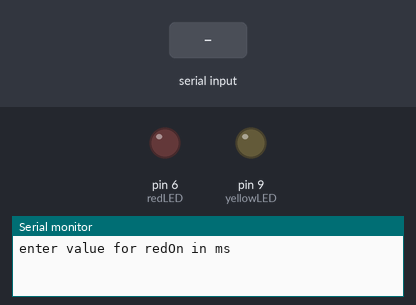
Bench run of a sketch on a simulated Arduino Uno, built with avr-gcc and run on an emulated ATmega328P. Parts: output pins drawn as LEDs (lit = HIGH), the last lines printed to the serial monitor. Dashed ring = blinking. The test bench sets the inputs (shaded band).

Above: at 0.9 s.
1.0 s: "90,45,200,10,150,30\n" received over Serial
At 1.36 s:
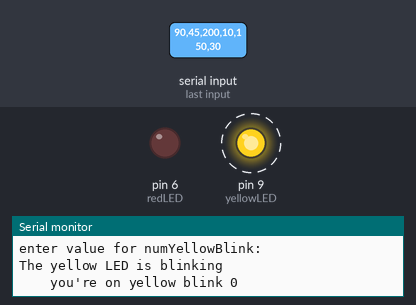
At 32.76 s:
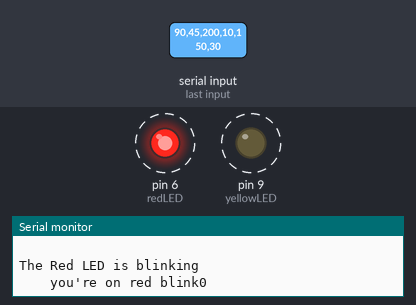
Timing chart, 0 to 34.3 s (numbered marks = the images above; inputs shaded):
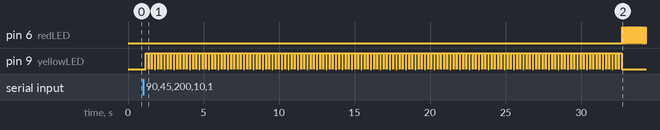

Measured:
- after the input at 1.0 s, pin 6 (redLED): alternates HIGH for 0.09 s and LOW for 0.05 s, starting after 31.7 s; pin 9 (yellowLED): alternates HIGH for 0.20 s and LOW for 0.01 s, 300 changes in all, then stays LOW, starting after 0.16 s

The sketch:

blink_two_leds_independently.ino
```cpp
int redLED = 6;
int redOn;
int redOff;

int yellowLED = 9;
int yellowOff;
int yellowOn;

int numRedBlink;
int numYellowBlink;

String redMessage = "The Red LED is blinking";
String yellowMessage = "The yellow LED is blinking";

void setup() {

  // put your setup code here, to run once:
  Serial.begin(9600); //9600 is a baud rate, the rate at which the ports talk to each other
  pinMode(yellowLED, OUTPUT);
  pinMode(redLED, OUTPUT);

  Serial.println("enter value for redOn in ms");
  while(Serial.available()==0){}
  redOn = Serial.parseInt();


  Serial.println("enter value for redOff in ms");
  while(Serial.available()==0){}
  redOff = Serial.parseInt();


  Serial.println("enter value for yellowOn in ms");
  while(Serial.available()==0){}
  yellowOn = Serial.parseInt();

  Serial.println("enter value for yellowOff in ms");
  while(Serial.available()==0){}
  yellowOff = Serial.parseInt();

}

void loop() {
  // put your main code here, to run repeatedly:

  Serial.println("enter value for numRedBlink: ");
  while(Serial.available()==0){}
  numRedBlink = Serial.parseInt(); //read int from serial input. there are also parseFloat and readString

  Serial.println("enter value for numYellowBlink: ");
  while(Serial.available()==0){}
  numYellowBlink = Serial.parseInt();

  Serial.println(yellowMessage);
  for(int i=0;i<numRedBlink;i++){
    Serial.print("    you're on yellow blink ");
    Serial.println(i);
    digitalWrite(yellowLED, HIGH);
    delay(yellowOn);
    digitalWrite(yellowLED, LOW);
    delay(yellowOff);
  }
  Serial.println(" ");

  Serial.println(redMessage);
  for(int j=0; j<numYellowBlink; j++){
    Serial.print("    you're on red blink");
    Serial.println(j);
    digitalWrite(redLED, HIGH);
    delay(redOn);
    digitalWrite(redLED, LOW);
    delay(redOff);
  }
  Serial.println(" ");
}
```
